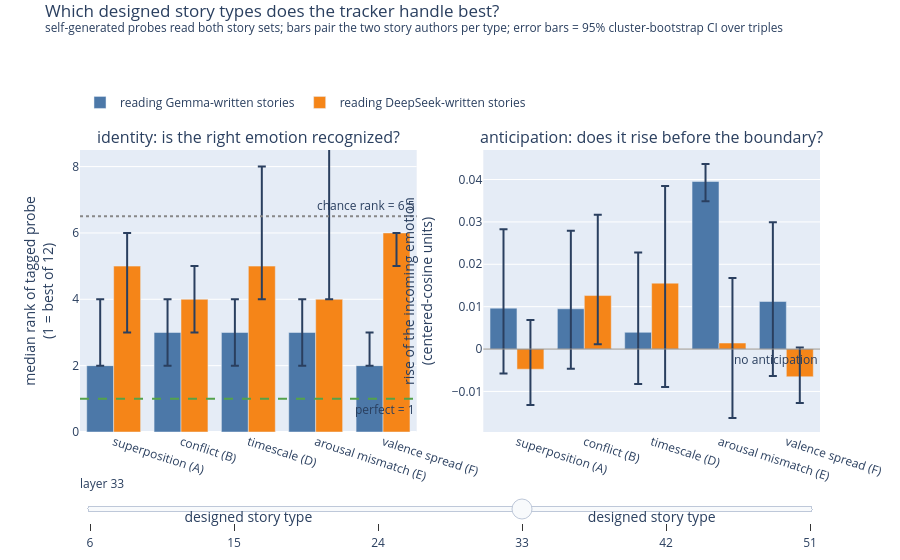

Notebook code for this chart:
### Markdown cell above
## S2. Which designed triple families are easy, which are hard?

**Question: does tracking difficulty follow the five families the triples
were designed in?**

**Method, plainly.** Peyton's triples were designed in five families:
**A_superposition** (blended states), **B_conflict** (same-valence
conflicting emotions, the hard discrimination case), **D_timescale** (mood vs
flash), **E_arousal_mismatch** (same valence, different arousal),
**F_valence_spread** (cross-valence, the designed easy case). Both registered
reads are computed per family with the selfgen bank, on the Gemma-story arm
and the DeepSeek-story arm: the gate median rank (identity) and the mean R1
lead (anticipation), each with a 95% cluster-bootstrap CI over triples.

### Code cell
# this cell computes gate median rank and R1 mean lead per designed family,
# selfgen bank, primary arm vs deepseek-story arm, with cluster bootstrap CIs
fig, S2 = tr.s2_family_figure(ARMS, RNG)
fig.show()

### Figure 1 — Plotly figure (JSON) as saved in the notebook; plotly's stock layout.template omitted (floating-point values rounded to 4 significant figures)
{"data": [{"error_y": {"array": [0.5, 1.0, 1.0, 2.0, 1.0], "arrayminus": [0.0, 0.0, 0.0, 1.0, 0.0]}, "legendgroup": "it_v2", "marker": {"color": "#4c78a8"}, "name": "reading Gemma-written stories", "showlegend": true, "type": "bar", "visible": false, "x": ["superposition (A)", "conflict (B)", "timescale (D)", "arousal mismatch (E)", "valence spread (F)"], "xaxis": "x", "y": [1.0, 1.0, 1.0, 2.0, 1.0], "yaxis": "y"}, {"error_y": {"array": [0.01586, 0.01218, 0.01636, 0.02945, 0.008928], "arrayminus": [0.01922, 0.01207, 0.01707, 0.01351, 0.007516]}, "legendgroup": "it_v2", "marker": {"color": "#4c78a8"}, "showlegend": false, "type": "bar", "visible": false, "x": ["superposition (A)", "conflict (B)", "timescale (D)", "arousal mismatch (E)", "valence spread (F)"], "xaxis": "x2", "y": [0.009038, 0.01052, 0.006587, 0.01494, 0.00225], "yaxis": "y2"}, {"error_y": {"array": [1.0, 0.0, 2.0, 1.0, 1.0], "arrayminus": [1.0, 1.0, 1.0, 1.0, 2.0]}, "legendgroup": "deepseek", "marker": {"color": "#f58518"}, "name": "reading DeepSeek-written stories", "showlegend": true, "type": "bar", "visible": false, "x": ["superposition (A)", "conflict (B)", "timescale (D)", "arousal mismatch (E)", "valence spread (F)"], "xaxis": "x", "y": [3.0, 3.0, 3.0, 4.0, 4.0], "yaxis": "y"}, {"error_y": {"array": [0.008596, 0.006078, 0.003828, 0.007432, 0.005864], "arrayminus": [0.01099, 0.006694, 0.004462, 0.01314, 0.006933]}, "legendgroup": "deepseek", "marker": {"color": "#f58518"}, "showlegend": false, "type": "bar", "visible": false, "x": ["superposition (A)", "conflict (B)", "timescale (D)", "arousal mismatch (E)", "valence spread (F)"], "xaxis": "x2", "y": [0.003874, 0.001025, 0.001165, 0.008623, -0.001193], "yaxis": "y2"}, {"error_y": {"array": [2.0, 0.0, 1.0, 3.0, 0.0], "arrayminus": [1.0, 1.0, 1.0, 1.5, 1.0]}, "legendgroup": "it_v2", "marker": {"color": "#4c78a8"}, "name": "reading Gemma-written stories", "showlegend": true, "type": "bar", "visible": false, "x": ["superposition (A)", "conflict (B)", "timescale (D)", "arousal mismatch (E)", "valence spread (F)"], "xaxis": "x", "y": [3.0, 4.0, 2.0, 3.0, 3.0], "yaxis": "y"}, {"error_y": {"array": [0.02265, 0.01317, 0.03502, 0.07272, 0.02281], "arrayminus": [0.03393, 0.01525, 0.03655, 0.0457, 0.0164]}, "legendgroup": "it_v2", "marker": {"color": "#4c78a8"}, "showlegend": false, "type": "bar", "visible": false, "x": ["superposition (A)", "conflict (B)", "timescale (D)", "arousal mismatch (E)", "valence spread (F)"], "xaxis": "x2", "y": [0.01725, 0.01501, -0.02349, -0.0002901, -0.002007], "yaxis": "y2"}, {"error_y": {"array": [1.0, 0.0, 2.0, 2.5, 1.0], "arrayminus": [3.0, 1.0, 2.0, 2.5, 1.0]}, "legendgroup": "deepseek", "marker": {"color": "#f58518"}, "name": "reading DeepSeek-written stories", "showlegend": true, "type": "bar", "visible": false, "x": ["superposition (A)", "conflict (B)", "timescale (D)", "arousal mismatch (E)", "valence spread (F)"], "xaxis": "x", "y": [5.0, 5.0, 4.0, 4.5, 4.0], "yaxis": "y"}, {"error_y": {"array": [0.01946, 0.01514, 0.004267, 0.02223, 0.01883], "arrayminus": [0.0186, 0.01064, 0.004227, 0.01426, 0.02339]}, "legendgroup": "deepseek", "marker": {"color": "#f58518"}, "showlegend": false, "type": "bar", "visible": false, "x": ["superposition (A)", "conflict (B)", "timescale (D)", "arousal mismatch (E)", "valence spread (F)"], "xaxis": "x2", "y": [0.008382, -0.0001934, -0.01394, 0.01402, -0.0123], "yaxis": "y2"}, {"error_y": {"array": [1.5, 1.0, 0.0, 0.5, 0.0], "arrayminus": [0.5, 0.0, 0.0, 1.0, 0.0]}, "legendgroup": "it_v2", "marker": {"color": "#4c78a8"}, "name": "reading Gemma-written stories", "showlegend": true, "type": "bar", "visible": false, "x": ["superposition (A)", "conflict (B)", "timescale (D)", "arousal mismatch (E)", "valence spread (F)"], "xaxis": "x", "y": [1.5, 1.0, 1.0, 2.0, 1.0], "yaxis": "y"}, {"error_y": {"array": [0.01994, 0.01278, 0.01747, 0.07049, 0.02373], "arrayminus": [0.02269, 0.01097, 0.01823, 0.03575, 0.01383]}, "legendgroup": "it_v2", "marker": {"color": "#4c78a8"}, "showlegend": false, "type": "bar", "visible": false, "x": ["superposition (A)", "conflict (B)", "timescale (D)", "arousal mismatch (E)", "valence spread (F)"], "xaxis": "x2", "y": [0.0106, 0.01503, -0.009575, 0.008349, 0.0204], "yaxis": "y2"}, {"error_y": {"array": [2.0, 1.0, 2.0, 7.5, 1.0], "arrayminus": [1.0, 1.0, 1.0, 2.5, 1.0]}, "legendgroup": "deepseek", "marker": {"color": "#f58518"}, "name": "reading DeepSeek-written stories", "showlegend": true, "type": "bar", "visible": false, "x": ["superposition (A)", "conflict (B)", "timescale (D)", "arousal mismatch (E)", "valence spread (F)"], "xaxis": "x", "y": [4.0, 3.0, 3.0, 3.5, 3.0], "yaxis": "y"}, {"error_y": {"array": [0.01518, 0.0144, 0.006606, 0.01318, 0.01569], "arrayminus": [0.01699, 0.01488, 0.00808, 0.01002, 0.01693]}, "legendgroup": "deepseek", "marker": {"color": "#f58518"}, "showlegend": false, "type": "bar", "visible": false, "x": ["superposition (A)", "conflict (B)", "timescale (D)", "arousal mismatch (E)", "valence spread (F)"], "xaxis": "x2", "y": [0.006078, -0.003033, -0.004313, 0.01281, -0.01691], "yaxis": "y2"}, {"error_y": {"array": [2.0, 1.0, 1.0, 1.0, 1.0], "arrayminus": [0.0, 1.0, 1.0, 1.0, 0.0]}, "legendgroup": "it_v2", "marker": {"color": "#4c78a8"}, "name": "reading Gemma-written stories", "showlegend": true, "type": "bar", "visible": true, "x": ["superposition (A)", "conflict (B)", "timescale (D)", "arousal mismatch (E)", "valence spread (F)"], "xaxis": "x", "y": [2.0, 3.0, 3.0, 3.0, 2.0], "yaxis": "y"}, {"error_y": {"array": [0.01864, 0.0184, 0.01885, 0.004094, 0.01872], "arrayminus": [0.01542, 0.01415, 0.01218, 0.004681, 0.01761]}, "legendgroup": "it_v2", "marker": {"color": "#4c78a8"}, "showlegend": false, "type": "bar", "visible": true, "x": ["superposition (A)", "conflict (B)", "timescale (D)", "arousal mismatch (E)", "valence spread (F)"], "xaxis": "x2", "y": [0.009655, 0.009498, 0.003942, 0.03955, 0.01122], "yaxis": "y2"}, {"error_y": {"array": [1.0, 1.0, 3.0, 5.0, 0.0], "arrayminus": [2.0, 1.0, 1.0, 0.0, 1.0]}, "legendgroup": "deepseek", "marker": {"color": "#f58518"}, "name": "reading DeepSeek-written stories", "showlegend": true, "type": "bar", "visible": true, "x": ["superposition (A)", "conflict (B)", "timescale (D)", "arousal mismatch (E)", "valence spread (F)"], "xaxis": "x", "y": [5.0, 4.0, 5.0, 4.0, 6.0], "yaxis": "y"}, {"error_y": {"array": [0.0116, 0.01906, 0.0229, 0.01535, 0.006913], "arrayminus": [0.008473, 0.01152, 0.02452, 0.01767, 0.006171]}, "legendgroup": "deepseek", "marker": {"color": "#f58518"}, "showlegend": false, "type": "bar", "visible": true, "x": ["superposition (A)", "conflict (B)", "timescale (D)", "arousal mismatch (E)", "valence spread (F)"], "xaxis": "x2", "y": [-0.004757, 0.01262, 0.01555, 0.001419, -0.006535], "yaxis": "y2"}, {"error_y": {"array": [1.0, 0.0, 1.0, 0.0, 0.0], "arrayminus": [1.0, 1.0, 0.0, 1.0, 1.0]}, "legendgroup": "it_v2", "marker": {"color": "#4c78a8"}, "name": "reading Gemma-written stories", "showlegend": true, "type": "bar", "visible": false, "x": ["superposition (A)", "conflict (B)", "timescale (D)", "arousal mismatch (E)", "valence spread (F)"], "xaxis": "x", "y": [2.0, 2.0, 2.0, 2.0, 2.0], "yaxis": "y"}, {"error_y": {"array": [0.01782, 0.01838, 0.02987, 0.01039, 0.009189], "arrayminus": [0.0219, 0.01571, 0.02745, 0.007003, 0.008328]}, "legendgroup": "it_v2", "marker": {"color": "#4c78a8"}, "showlegend": false, "type": "bar", "visible": false, "x": ["superposition (A)", "conflict (B)", "timescale (D)", "arousal mismatch (E)", "valence spread (F)"], "xaxis": "x2", "y": [-0.0101, 0.0158, 0.006212, -0.01478, 0.02109], "yaxis": "y2"}, {"error_y": {"array": [3.0, 1.0, 1.0, 1.0, 1.0], "arrayminus": [2.0, 1.0, 1.5, 0.5, 1.0]}, "legendgroup": "deepseek", "marker": {"color": "#f58518"}, "name": "reading DeepSeek-written stories", "showlegend": true, "type": "bar", "visible": false, "x": ["superposition (A)", "conflict (B)", "timescale (D)", "arousal mismatch (E)", "valence spread (F)"], "xaxis": "x", "y": [4.0, 4.0, 6.0, 4.5, 4.0], "yaxis": "y"}, {"error_y": {"array": [0.01303, 0.0111, 0.01773, 0.01088, 0.006732], "arrayminus": [0.01505, 0.008135, 0.01738, 0.01348, 0.006417]}, "legendgroup": "deepseek", "marker": {"color": "#f58518"}, "showlegend": false, "type": "bar", "visible": false, "x": ["superposition (A)", "conflict (B)", "timescale (D)", "arousal mismatch (E)", "valence spread (F)"], "xaxis": "x2", "y": [-0.01078, 0.001675, 0.001436, 0.01498, -0.005076], "yaxis": "y2"}, {"error_y": {"array": [1.0, 1.0, 1.0, 1.0, 1.0], "arrayminus": [1.0, 1.0, 2.0, 1.5, 0.0]}, "legendgroup": "it_v2", "marker": {"color": "#4c78a8"}, "name": "reading Gemma-written stories", "showlegend": true, "type": "bar", "visible": false, "x": ["superposition (A)", "conflict (B)", "timescale (D)", "arousal mismatch (E)", "valence spread (F)"], "xaxis": "x", "y": [2.0, 3.0, 3.0, 3.0, 3.0], "yaxis": "y"}, {"error_y": {"array": [0.01862, 0.01364, 0.02509, 0.03649, 0.008411], "arrayminus": [0.0222, 0.01361, 0.02109, 0.01511, 0.01019]}, "legendgroup": "it_v2", "marker": {"color": "#4c78a8"}, "showlegend": false, "type": "bar", "visible": false, "x": ["superposition (A)", "conflict (B)", "timescale (D)", "arousal mismatch (E)", "valence spread (F)"], "xaxis": "x2", "y": [-0.01521, 0.01553, 0.003309, -0.009814, 0.01441], "yaxis": "y2"}, {"error_y": {"array": [3.0, 0.0, 1.025, 0.5, 0.0], "arrayminus": [1.0, 1.0, 3.0, 0.5, 1.0]}, "legendgroup": "deepseek", "marker": {"color": "#f58518"}, "name": "reading DeepSeek-written stories", "showlegend": true, "type": "bar", "visible": false, "x": ["superposition (A)", "conflict (B)", "timescale (D)", "arousal mismatch (E)", "valence spread (F)"], "xaxis": "x", "y": [7.0, 6.0, 6.0, 5.5, 6.0], "yaxis": "y"}, {"error_y": {"array": [0.01427, 0.01204, 0.02291, 0.007571, 0.006537], "arrayminus": [0.01772, 0.007251, 0.024, 0.006112, 0.006743]}, "legendgroup": "deepseek", "marker": {"color": "#f58518"}, "showlegend": false, "type": "bar", "visible": false, "x": ["superposition (A)", "conflict (B)", "timescale (D)", "arousal mismatch (E)", "valence spread (F)"], "xaxis": "x2", "y": [-0.01578, 0.002282, -0.0006226, 0.002694, -0.005476], "yaxis": "y2"}], "layout": {"annotations": [{"font": {"size": 16}, "showarrow": false, "text": "identity: is the right emotion recognized?", "x": 0.2275, "xanchor": "center", "xref": "paper", "y": 1.0, "yanchor": "bottom", "yref": "paper"}, {"font": {"size": 16}, "showarrow": false, "text": "anticipation: does it rise before the boundary?", "x": 0.7725, "xanchor": "center", "xref": "paper", "y": 1.0, "yanchor": "bottom", "yref": "paper"}, {"showarrow": false, "text": "chance rank = 6.5", "x": 1, "xanchor": "right", "xref": "x domain", "y": 6.5, "yanchor": "bottom", "yref": "y"}, {"showarrow": false, "text": "perfect = 1", "x": 1, "xanchor": "right", "xref": "x domain", "y": 1, "yanchor": "top", "yref": "y"}, {"showarrow": false, "text": "no anticipation", "x": 1, "xanchor": "right", "xref": "x2 domain", "y": 0, "yanchor": "top", "yref": "y2"}], "barmode": "group", "height": 560, "legend": {"orientation": "h", "x": 0.0, "y": 1.22}, "margin": {"b": 120, "t": 150}, "shapes": [{"line": {"color": "#888", "dash": "dot"}, "type": "line", "x0": 0, "x1": 1, "xref": "x domain", "y0": 6.5, "y1": 6.5, "yref": "y"}, {"line": {"color": "#54a24b", "dash": "dash"}, "type": "line", "x0": 0, "x1": 1, "xref": "x domain", "y0": 1, "y1": 1, "yref": "y"}, {"line": {"color": "#888", "width": 1}, "type": "line", "x0": 0, "x1": 1, "xref": "x2 domain", "y0": 0, "y1": 0, "yref": "y2"}], "sliders": [{"active": 3, "currentvalue": {"prefix": "layer "}, "pad": {"t": 40}, "steps": [{"args": [{"visible": [true, true, true, true, false, false, false, false, false, false, false, false, false, false, false, false, false, false, false, false, false, false, false, false]}], "label": "6", "method": "update"}, {"args": [{"visible": [false, false, false, false, true, true, true, true, false, false, false, false, false, false, false, false, false, false, false, false, false, false, false, false]}], "label": "15", "method": "update"}, {"args": [{"visible": [false, false, false, false, false, false, false, false, true, true, true, true, false, false, false, false, false, false, false, false, false, false, false, false]}], "label": "24", "method": "update"}, {"args": [{"visible": [false, false, false, false, false, false, false, false, false, false, false, false, true, true, true, true, false, false, false, false, false, false, false, false]}], "label": "33", "method": "update"}, {"args": [{"visible": [false, false, false, false, false, false, false, false, false, false, false, false, false, false, false, false, true, true, true, true, false, false, false, false]}], "label": "42", "method": "update"}, {"args": [{"visible": [false, false, false, false, false, false, false, false, false, false, false, false, false, false, false, false, false, false, false, false, true, true, true, true]}], "label": "51", "method": "update"}]}], "title": {"text": "Which designed story types does the tracker handle best?<br><sup>self-generated probes read both story sets; bars pair the two story authors per type; error bars = 95% cluster-bootstrap CI over triples</sup>", "y": 0.97}, "xaxis": {"anchor": "y", "domain": [0.0, 0.455], "tickangle": 18, "title": {"standoff": 28, "text": "designed story type"}}, "xaxis2": {"anchor": "y2", "domain": [0.545, 1.0], "tickangle": 18, "title": {"standoff": 28, "text": "designed story type"}}, "yaxis": {"anchor": "x", "domain": [0.0, 1.0], "range": [0, 8.5], "title": {"text": "median rank of tagged probe<br>(1 = best of 12)"}}, "yaxis2": {"anchor": "x2", "domain": [0.0, 1.0], "title": {"text": "rise of the incoming emotion<br>(centered-cosine units)"}}}}
